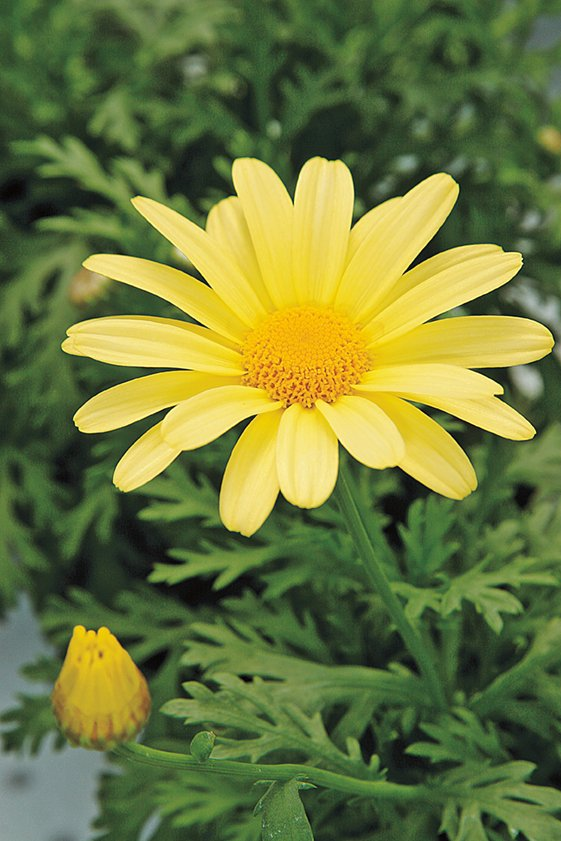
#> input picture question/a1images/daisy.jpg, 561 x 841 px
$ jupyter execute q12.ipynb   (shell and % lines are left out)
#> lines starting #> are read from the running program, lines starting #| are printed output that depends on the picture
[cell 1]
import os
import cv2
import numpy as np
import matplotlib.pyplot as plt

# daisy.jpg is in a1images
IMG_DIR  = os.path.normpath(os.path.join(os.getcwd(), '..', 'question', 'a1images'))
SAVE_DIR = os.path.join(os.getcwd(), 'outputs')
os.makedirs(SAVE_DIR, exist_ok=True)

[cell 2]
# homomorphic filter: log -> FFT -> multiply by H -> IFFT -> exp
# H is a highpass-ish shape: gamma_l suppresses low freq (illumination),
# gamma_h boosts high freq (reflectance) — sigma controls the transition
# +1.0 before log so we never hit log(0)
def homomorphic_filter(img_gray, sigma, gamma_l=0.5, gamma_h=2.0):
    img_f  = img_gray.astype(np.float64) + 1.0
    log_im = np.log(img_f)

    F = np.fft.fft2(log_im)
    F = np.fft.fftshift(F)

    rows, cols = img_gray.shape
    cy, cx = rows // 2, cols // 2
    y, x   = np.ogrid[-cy:rows - cy, -cx:cols - cx]
    D2     = x**2 + y**2

    H = (gamma_h - gamma_l) * (1 - np.exp(-D2 / (2 * sigma**2))) + gamma_l

    filtered = np.fft.ifft2(np.fft.ifftshift(F * H)).real
    out      = np.exp(filtered) - 1
    out      = np.clip(out, 0, 255).astype(np.uint8)
    return out

[cell 3]
# load daisy, convert to grayscale, then run the filter with sigma=30
# sigma=30 gives a gradual low-to-high transition across the frequency plane
img    = cv2.imread(os.path.join(IMG_DIR, 'daisy.jpg'))
#> img is the input picture: shape (841, 561, 3); mean B, G, R 60.7, 120.3, 108.5
gray   = cv2.cvtColor(img, cv2.COLOR_BGR2GRAY)
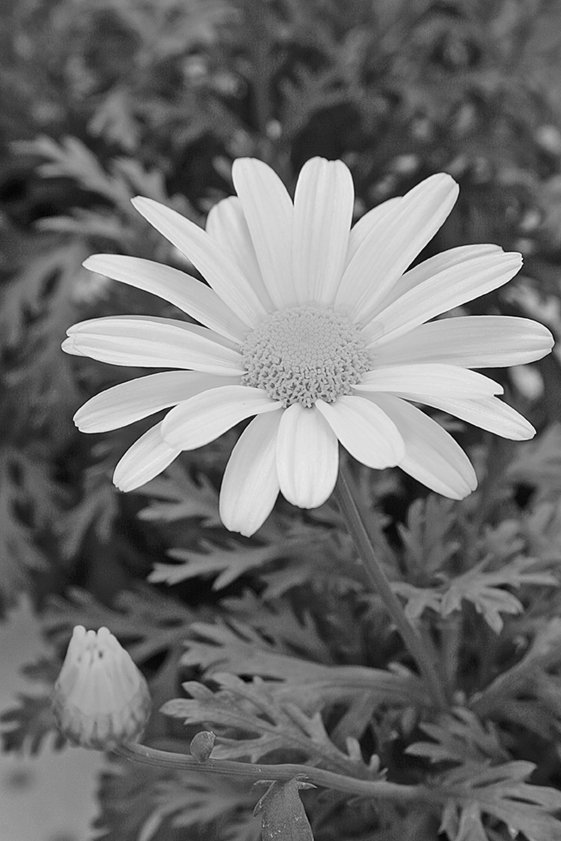
#> gray: shape (841, 561); min 1, max 247, mean 110
result = homomorphic_filter(gray, sigma=30)
#> in homomorphic_filter, `log_im = np.log(img_f)`:
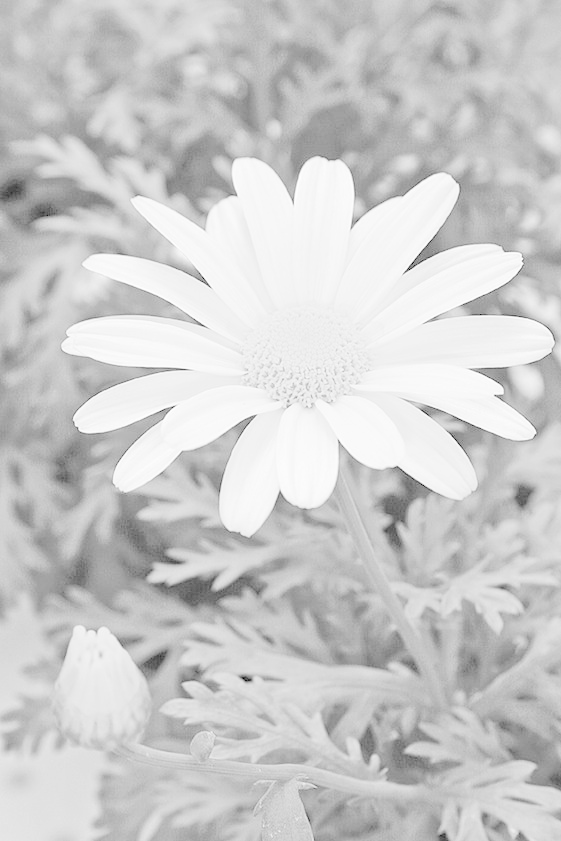
#> log_im: shape (841, 561) float64; min 0.693, max 5.51, mean 4.56; drawn with min black and max white
#> in homomorphic_filter, `filtered = np.fft.ifft2(np.fft.ifftshift(F * H)).real`:
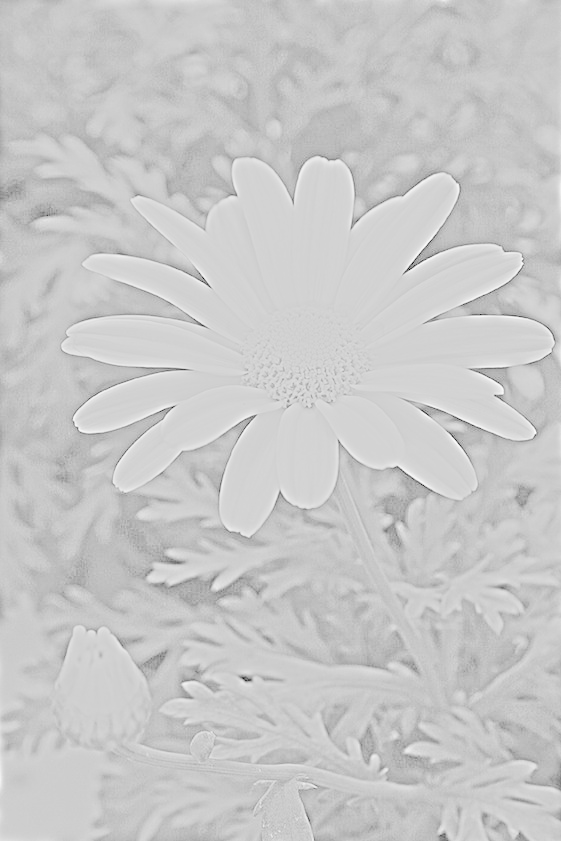
#> filtered: shape (841, 561) float64; min -5.44, max 4.37, mean 2.28; drawn with min black and max white
#> in homomorphic_filter, `out      = np.exp(filtered) - 1`:
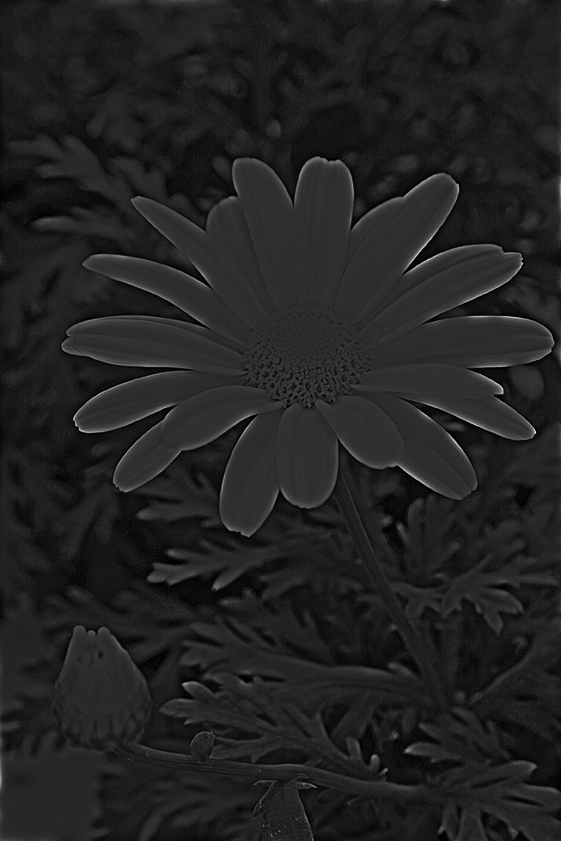
#> out: shape (841, 561) float64; min -0.996, max 77.92, mean 9.7; drawn with min black and max white
#> in homomorphic_filter, `out      = np.clip(out, 0, 255).astype(np.uint8)`:
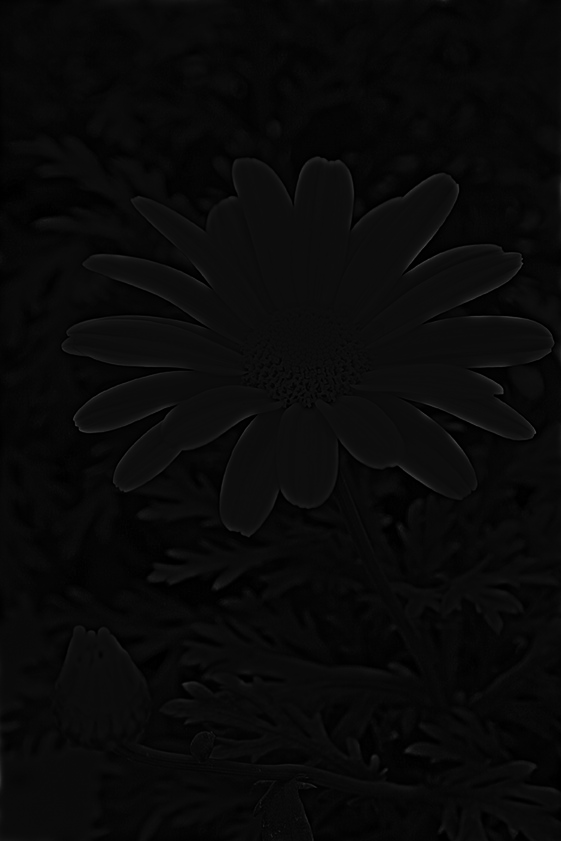
#> out: shape (841, 561); min 0, max 77, mean 9.2

[cell 4]
# three-way plot: colour original, grayscale, and filtered result
# the filtered version should have more even lighting and sharper details
fig, axes = plt.subplots(1, 3, figsize=(13, 5))

axes[0].imshow(cv2.cvtColor(img, cv2.COLOR_BGR2RGB))
axes[0].set_title('Original (color)')
axes[0].axis('off')

axes[1].imshow(gray, cmap='gray')
axes[1].set_title('Grayscale')
axes[1].axis('off')

axes[2].imshow(result, cmap='gray')
axes[2].set_title('Homomorphic filtered')
axes[2].axis('off')

plt.tight_layout()
plt.savefig(os.path.join(SAVE_DIR, 'q12_homomorphic.png'), dpi=150)
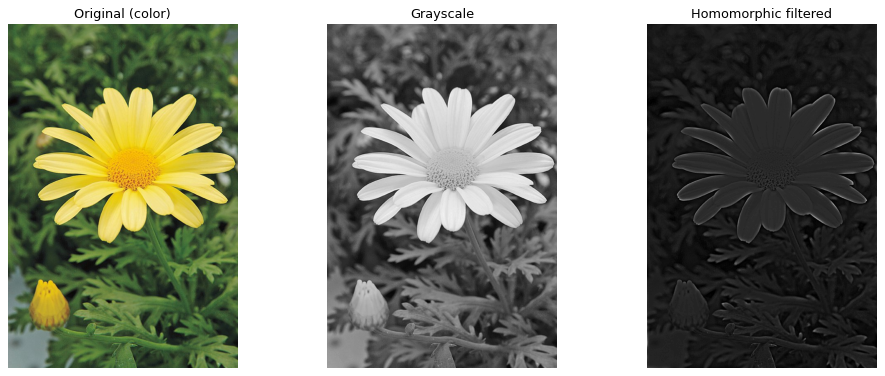
#> figure drawn by matplotlib, 3 panels
plt.show()

$ run again, with question/a1images/emma.jpg copied over question/a1images/daisy.jpg
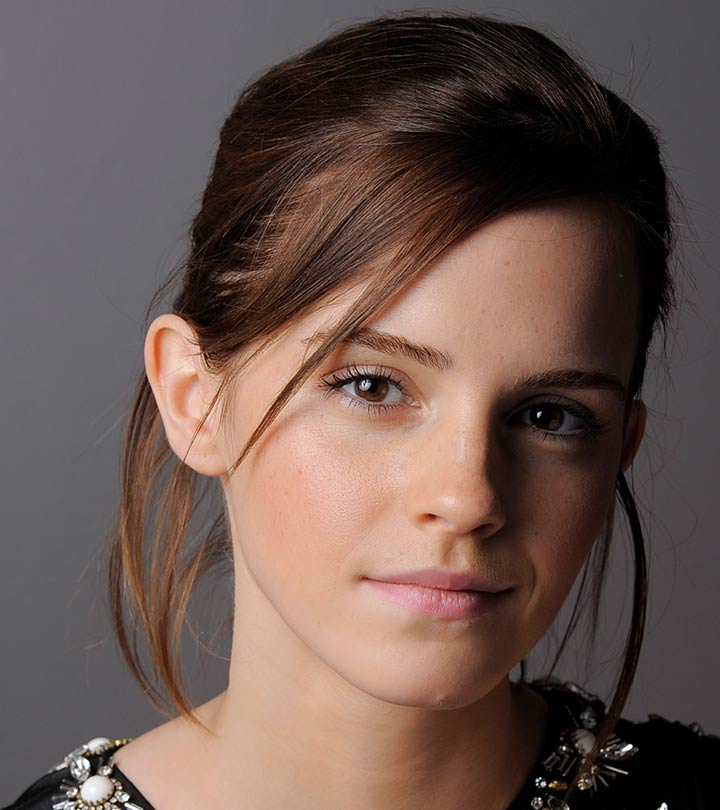
#> input picture question/a1images/emma.jpg, 720 x 810 px
#> img is the input picture: shape (810, 720, 3); mean B, G, R 80.1, 87.4, 106.8
#> in homomorphic_filter, `out      = np.clip(out, 0, 255).astype(np.uint8)`:
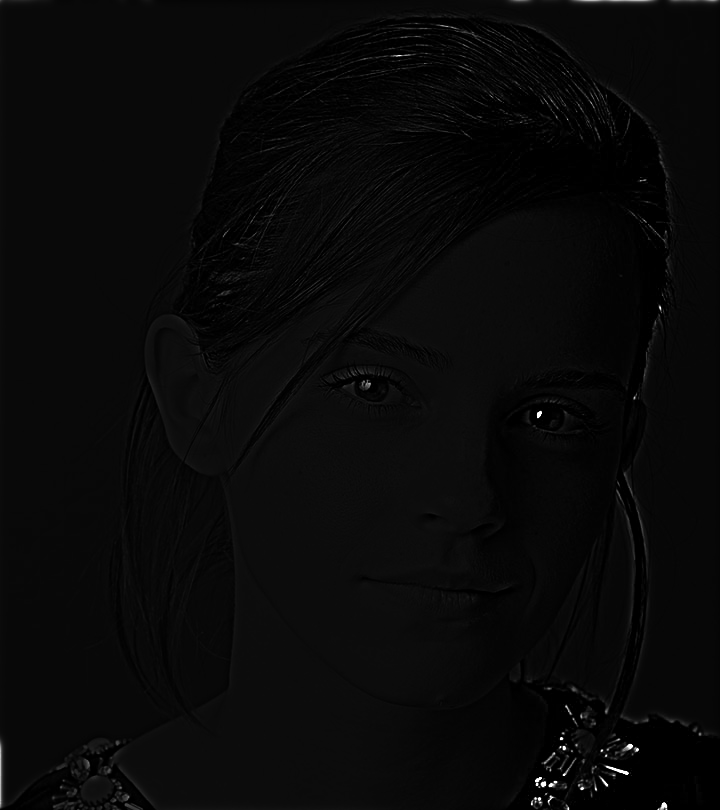
#> out: shape (810, 720); min 0, max 255, mean 8.7
#> `plt.savefig(os.path.join(SAVE_DIR, 'q12_homomorphic.png'), dpi=150)`:
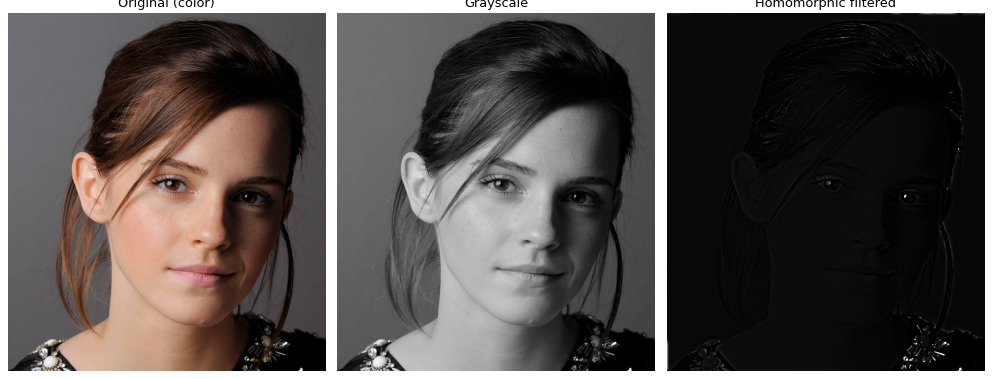
#> figure drawn by matplotlib, 3 panels

$ run again, with question/a1images/jeniffer.jpg copied over question/a1images/daisy.jpg
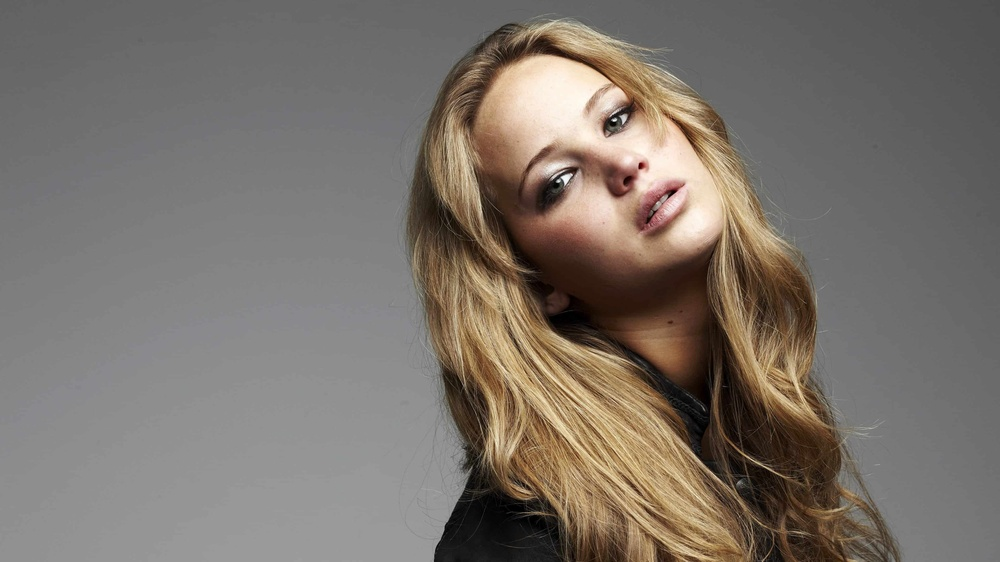
#> input picture question/a1images/jeniffer.jpg, 1000 x 562 px, shrunk from 3840 x 2160 before the run
#> img is the input picture: shape (562, 1000, 3); mean B, G, R 106.8, 114.3, 122.3
#> in homomorphic_filter, `out      = np.exp(filtered) - 1`:
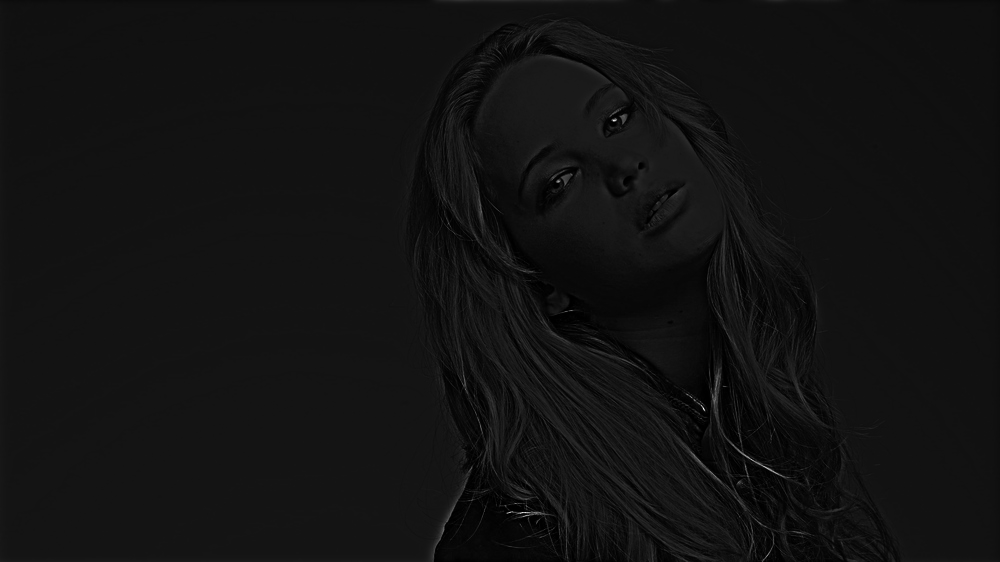
#> out: shape (562, 1000) float64; min -0.989, max 150.7, mean 10; drawn with min black and max white
#> `plt.savefig(os.path.join(SAVE_DIR, 'q12_homomorphic.png'), dpi=150)`:
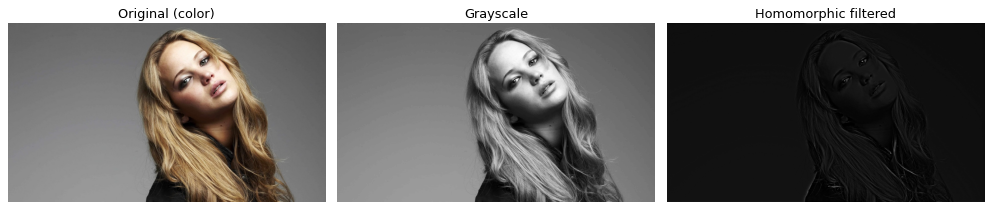
#> figure drawn by matplotlib, 3 panels
